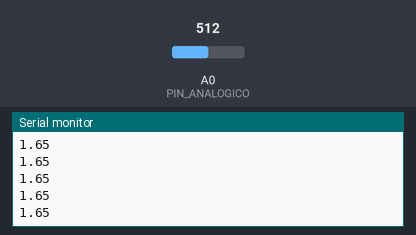
This sketch was run on a simulated Arduino Uno, built with avr-gcc and run on an emulated ATmega328P. On the bench: the last lines printed to the serial monitor. Inputs (shaded band) come from the test bench; at power-on: A0 (PIN_ANALOGICO) = 512.

Above: at 1.2 s.
1.3 s: A0 (PIN_ANALOGICO) set to 716
At 2.4 s:
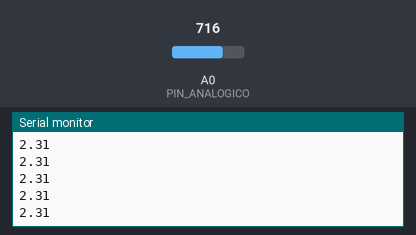
2.8 s: A0 (PIN_ANALOGICO) set to 900
At 3.4 s:
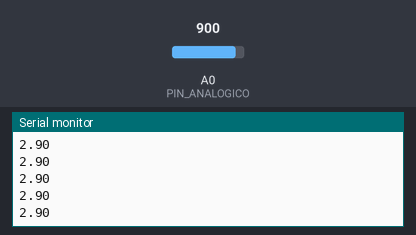
Timing chart, 0 to 5.8 s (numbered marks = the images above; inputs shaded):
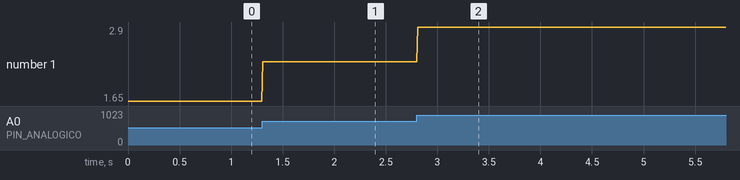

Measured:
- after the input at 1.3 s, the serial monitor: prints a new line at once (image 1)
- after the input at 2.8 s, the serial monitor: prints a new line at once (image 2)
- plotted number 1: 1.65 → 2.31 after the input at 1.3 s, 2.31 → 2.9 after the input at 2.8 s

The sketch:

ecg_serial.ino
```cpp
/*
 * Monitor ECG — transmisión por puerto serie (opción en uso)
 *
 * Envía una línea de texto por muestra con el voltaje ya convertido:
 *
 *     1.63
 *     1.71
 *
 * La API de Express (carpeta server/) abre este puerto a 115200 baudios,
 * convierte cada línea en una muestra y se la sirve al dashboard. No hace
 * falta WiFi ni cambiar nada del sketch.
 *
 * Importante: el Monitor Serie y el Serial Plotter del IDE de Arduino toman
 * el puerto en exclusiva. Ciérralos antes de arrancar el servidor.
 */

// Pin analógico del ESP8266
const int PIN_ANALOGICO = A0;

void setup() {
  // Iniciar la comunicación serie a 115200 baudios
  Serial.begin(115200);

  // Opcional: Desactivar WiFi para reducir interferencias eléctricas en la lectura analógica
  // WiFi.mode(WIFI_OFF);
}

void loop() {
  // Leer el valor del pin A0 (Devuelve un valor de 0 a 1023)
  int valorADC = analogRead(PIN_ANALOGICO);

  // Convertir el valor digital a voltaje estimado (0.0 V a 3.3 V)
  float voltaje = (valorADC / 1023.0) * 3.3;

  // Enviar únicamente el valor para graficar en el Serial Plotter
  Serial.println(voltaje);

  // Pausa de 10 ms (frecuencia de muestreo aproximada de 100 Hz)
  delay(10);
}
```
